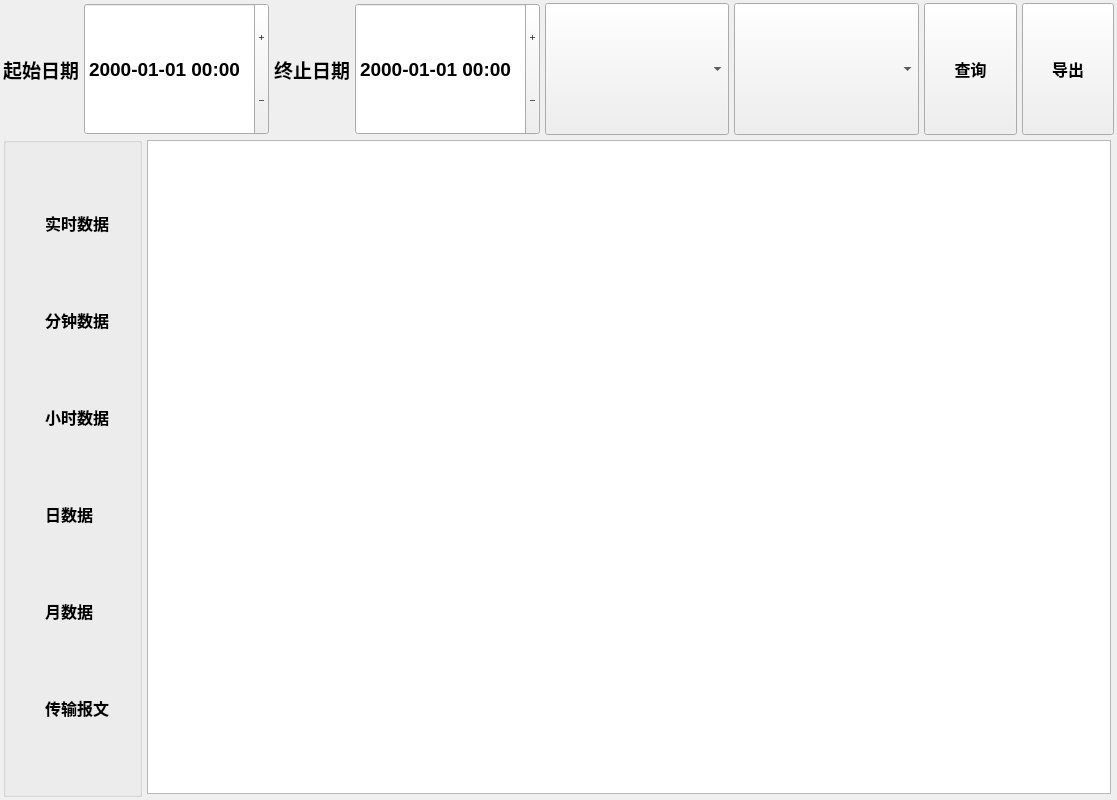
<?xml version="1.0" encoding="UTF-8"?>
<ui version="4.0">
 <class>DataQuery</class>
 <widget class="QWidget" name="DataQuery">
  <property name="geometry">
   <rect>
    <x>0</x>
    <y>0</y>
    <width>1117</width>
    <height>800</height>
   </rect>
  </property>
  <property name="sizePolicy">
   <sizepolicy hsizetype="Expanding" vsizetype="Expanding">
    <horstretch>0</horstretch>
    <verstretch>0</verstretch>
   </sizepolicy>
  </property>
  <property name="minimumSize">
   <size>
    <width>1000</width>
    <height>0</height>
   </size>
  </property>
  <property name="maximumSize">
   <size>
    <width>1117</width>
    <height>16777215</height>
   </size>
  </property>
  <property name="windowTitle">
   <string>Form</string>
  </property>
  <layout class="QVBoxLayout" name="verticalLayout" stretch="1,5">
   <property name="spacing">
    <number>2</number>
   </property>
   <property name="leftMargin">
    <number>3</number>
   </property>
   <property name="topMargin">
    <number>3</number>
   </property>
   <property name="rightMargin">
    <number>3</number>
   </property>
   <property name="bottomMargin">
    <number>3</number>
   </property>
   <item>
    <layout class="QHBoxLayout" name="horizontalLayout" stretch="0,2,0,2,2,2,1,1">
     <property name="spacing">
      <number>5</number>
     </property>
     <item>
      <widget class="QLabel" name="label_2">
       <property name="font">
        <font>
         <pointsize>14</pointsize>
         <weight>75</weight>
         <bold>true</bold>
        </font>
       </property>
       <property name="text">
        <string>起始日期</string>
       </property>
      </widget>
     </item>
     <item>
      <widget class="QDateTimeEdit" name="startdt">
       <property name="sizePolicy">
        <sizepolicy hsizetype="Minimum" vsizetype="Preferred">
         <horstretch>0</horstretch>
         <verstretch>0</verstretch>
        </sizepolicy>
       </property>
       <property name="font">
        <font>
         <pointsize>14</pointsize>
         <weight>75</weight>
         <bold>true</bold>
        </font>
       </property>
       <property name="buttonSymbols">
        <enum>QAbstractSpinBox::PlusMinus</enum>
       </property>
       <property name="displayFormat">
        <string>yyyy-MM-dd HH:mm</string>
       </property>
      </widget>
     </item>
     <item>
      <widget class="QLabel" name="label_3">
       <property name="font">
        <font>
         <pointsize>14</pointsize>
         <weight>75</weight>
         <bold>true</bold>
        </font>
       </property>
       <property name="text">
        <string>终止日期</string>
       </property>
      </widget>
     </item>
     <item>
      <widget class="QDateTimeEdit" name="enddt">
       <property name="sizePolicy">
        <sizepolicy hsizetype="Minimum" vsizetype="Preferred">
         <horstretch>0</horstretch>
         <verstretch>0</verstretch>
        </sizepolicy>
       </property>
       <property name="font">
        <font>
         <pointsize>14</pointsize>
         <weight>75</weight>
         <bold>true</bold>
        </font>
       </property>
       <property name="buttonSymbols">
        <enum>QAbstractSpinBox::PlusMinus</enum>
       </property>
       <property name="displayFormat">
        <string>yyyy-MM-dd HH:mm</string>
       </property>
      </widget>
     </item>
     <item>
      <widget class="QComboBox" name="factorname">
       <property name="sizePolicy">
        <sizepolicy hsizetype="Preferred" vsizetype="Preferred">
         <horstretch>0</horstretch>
         <verstretch>0</verstretch>
        </sizepolicy>
       </property>
      </widget>
     </item>
     <item>
      <widget class="QComboBox" name="deviceaddr">
       <property name="sizePolicy">
        <sizepolicy hsizetype="Preferred" vsizetype="Preferred">
         <horstretch>0</horstretch>
         <verstretch>0</verstretch>
        </sizepolicy>
       </property>
      </widget>
     </item>
     <item>
      <widget class="QPushButton" name="query">
       <property name="sizePolicy">
        <sizepolicy hsizetype="Minimum" vsizetype="Preferred">
         <horstretch>0</horstretch>
         <verstretch>0</verstretch>
        </sizepolicy>
       </property>
       <property name="font">
        <font>
         <pointsize>12</pointsize>
         <weight>75</weight>
         <bold>true</bold>
        </font>
       </property>
       <property name="text">
        <string>查询</string>
       </property>
      </widget>
     </item>
     <item>
      <widget class="QPushButton" name="btn_export">
       <property name="sizePolicy">
        <sizepolicy hsizetype="Minimum" vsizetype="Preferred">
         <horstretch>0</horstretch>
         <verstretch>0</verstretch>
        </sizepolicy>
       </property>
       <property name="font">
        <font>
         <pointsize>12</pointsize>
         <weight>75</weight>
         <bold>true</bold>
        </font>
       </property>
       <property name="text">
        <string>导出</string>
       </property>
      </widget>
     </item>
    </layout>
   </item>
   <item>
    <layout class="QHBoxLayout" name="horizontalLayout_2" stretch="1,7">
     <property name="spacing">
      <number>2</number>
     </property>
     <item>
      <widget class="QGroupBox" name="groupBox">
       <property name="title">
        <string/>
       </property>
       <property name="flat">
        <bool>false</bool>
       </property>
       <property name="checkable">
        <bool>false</bool>
       </property>
       <layout class="QVBoxLayout" name="verticalLayout_2" stretch="1,1,1,1,1,1">
        <property name="spacing">
         <number>3</number>
        </property>
        <property name="leftMargin">
         <number>3</number>
        </property>
        <property name="topMargin">
         <number>2</number>
        </property>
        <property name="rightMargin">
         <number>3</number>
        </property>
        <property name="bottomMargin">
         <number>2</number>
        </property>
        <item>
         <widget class="QCheckBox" name="ck_rtk">
          <property name="font">
           <font>
            <pointsize>12</pointsize>
            <weight>75</weight>
            <bold>true</bold>
           </font>
          </property>
          <property name="styleSheet">
           <string notr="true">QCheckBox{
	border: none;/*最外层边框*/
}
QCheckBox::indicator{/*选择框尺寸*/
    background-color: rgba(0, 0, 0, 0);
	color:black;
    border: 0px solid #b1b1b1;
	width: 30px;
	height: 32px;
}
QCheckBox:enabled:checked{
        color: rgb(10, 160, 0);
}
QCheckBox:enabled:!checked{
        color: rgb(0, 0, 0);

}
QCheckBox:!enabled{
	color: rgb(80, 80, 80);
}
 
QCheckBox::indicator:unchecked {
    image:url(&quot;:/new/images/image/Off.png&quot;)
}

QCheckBox::indicator:checked {
    image:url(&quot;:/new/images/image/On.png&quot;)
}
</string>
          </property>
          <property name="text">
           <string>实时数据</string>
          </property>
          <property name="autoExclusive">
           <bool>true</bool>
          </property>
         </widget>
        </item>
        <item>
         <widget class="QCheckBox" name="ck_min">
          <property name="font">
           <font>
            <pointsize>12</pointsize>
            <weight>75</weight>
            <bold>true</bold>
           </font>
          </property>
          <property name="styleSheet">
           <string notr="true">QCheckBox{
	border: none;/*最外层边框*/
}
QCheckBox::indicator{/*选择框尺寸*/
    background-color: rgba(0, 0, 0, 0);
	color:black;
    border: 0px solid #b1b1b1;
	width: 30px;
	height: 32px;
}
QCheckBox:enabled:checked{
        color: rgb(10, 160, 0);
}
QCheckBox:enabled:!checked{
        color: rgb(0, 0, 0);

}
QCheckBox:!enabled{
	color: rgb(80, 80, 80);
}
 
QCheckBox::indicator:unchecked {
    image:url(&quot;:/new/images/image/Off.png&quot;)
}

QCheckBox::indicator:checked {
    image:url(&quot;:/new/images/image/On.png&quot;)
}
</string>
          </property>
          <property name="text">
           <string>分钟数据</string>
          </property>
          <property name="autoExclusive">
           <bool>true</bool>
          </property>
         </widget>
        </item>
        <item>
         <widget class="QCheckBox" name="ck_hour">
          <property name="font">
           <font>
            <pointsize>12</pointsize>
            <weight>75</weight>
            <bold>true</bold>
           </font>
          </property>
          <property name="styleSheet">
           <string notr="true">QCheckBox{
	border: none;/*最外层边框*/
}
QCheckBox::indicator{/*选择框尺寸*/
    background-color: rgba(0, 0, 0, 0);
	color:black;
    border: 0px solid #b1b1b1;
	width: 30px;
	height: 32px;
}
QCheckBox:enabled:checked{
        color: rgb(10, 160, 0);
}
QCheckBox:enabled:!checked{
        color: rgb(0, 0, 0);

}
QCheckBox:!enabled{
	color: rgb(80, 80, 80);
}
 
QCheckBox::indicator:unchecked {
    image:url(&quot;:/new/images/image/Off.png&quot;)
}

QCheckBox::indicator:checked {
    image:url(&quot;:/new/images/image/On.png&quot;)
}
</string>
          </property>
          <property name="text">
           <string>小时数据</string>
          </property>
          <property name="autoExclusive">
           <bool>true</bool>
          </property>
         </widget>
        </item>
        <item>
         <widget class="QCheckBox" name="ck_day">
          <property name="font">
           <font>
            <pointsize>12</pointsize>
            <weight>75</weight>
            <bold>true</bold>
           </font>
          </property>
          <property name="styleSheet">
           <string notr="true">QCheckBox{
	border: none;/*最外层边框*/
}
QCheckBox::indicator{/*选择框尺寸*/
    background-color: rgba(0, 0, 0, 0);
	color:black;
    border: 0px solid #b1b1b1;
	width: 30px;
	height: 32px;
}
QCheckBox:enabled:checked{
        color: rgb(10, 160, 0);
}
QCheckBox:enabled:!checked{
        color: rgb(0, 0, 0);

}
QCheckBox:!enabled{
	color: rgb(80, 80, 80);
}
 
QCheckBox::indicator:unchecked {
    image:url(&quot;:/new/images/image/Off.png&quot;)
}

QCheckBox::indicator:checked {
    image:url(&quot;:/new/images/image/On.png&quot;)
}
</string>
          </property>
          <property name="text">
           <string>日数据</string>
          </property>
          <property name="autoExclusive">
           <bool>true</bool>
          </property>
         </widget>
        </item>
        <item>
         <widget class="QCheckBox" name="ck_month">
          <property name="font">
           <font>
            <pointsize>12</pointsize>
            <weight>75</weight>
            <bold>true</bold>
           </font>
          </property>
          <property name="styleSheet">
           <string notr="true">QCheckBox{
	border: none;/*最外层边框*/
}
QCheckBox::indicator{/*选择框尺寸*/
    background-color: rgba(0, 0, 0, 0);
	color:black;
    border: 0px solid #b1b1b1;
	width: 30px;
	height: 32px;
}
QCheckBox:enabled:checked{
        color: rgb(10, 160, 0);
}
QCheckBox:enabled:!checked{
        color: rgb(0, 0, 0);

}
QCheckBox:!enabled{
	color: rgb(80, 80, 80);
}
 
QCheckBox::indicator:unchecked {
    image:url(&quot;:/new/images/image/Off.png&quot;)
}

QCheckBox::indicator:checked {
    image:url(&quot;:/new/images/image/On.png&quot;)
}
</string>
          </property>
          <property name="text">
           <string>月数据</string>
          </property>
          <property name="autoExclusive">
           <bool>true</bool>
          </property>
         </widget>
        </item>
        <item>
         <widget class="QCheckBox" name="ck_trans">
          <property name="font">
           <font>
            <pointsize>12</pointsize>
            <weight>75</weight>
            <bold>true</bold>
           </font>
          </property>
          <property name="styleSheet">
           <string notr="true">QCheckBox{
	border: none;/*最外层边框*/
}
QCheckBox::indicator{/*选择框尺寸*/
    background-color: rgba(0, 0, 0, 0);
	color:black;
    border: 0px solid #b1b1b1;
	width: 30px;
	height: 32px;
}
QCheckBox:enabled:checked{
        color: rgb(10, 160, 0);
}
QCheckBox:enabled:!checked{
        color: rgb(0, 0, 0);

}
QCheckBox:!enabled{
	color: rgb(80, 80, 80);
}
 
QCheckBox::indicator:unchecked {
    image:url(&quot;:/new/images/image/Off.png&quot;)
}

QCheckBox::indicator:checked {
    image:url(&quot;:/new/images/image/On.png&quot;)
}
</string>
          </property>
          <property name="text">
           <string>传输报文</string>
          </property>
          <property name="autoExclusive">
           <bool>true</bool>
          </property>
         </widget>
        </item>
       </layout>
      </widget>
     </item>
     <item>
      <widget class="QStackedWidget" name="tableStack">
       <widget class="QWidget" name="pagertk">
        <layout class="QVBoxLayout" name="verticalLayout_3" stretch="8">
         <property name="spacing">
          <number>3</number>
         </property>
         <property name="leftMargin">
          <number>3</number>
         </property>
         <property name="topMargin">
          <number>3</number>
         </property>
         <property name="rightMargin">
          <number>3</number>
         </property>
         <property name="bottomMargin">
          <number>3</number>
         </property>
         <item>
          <widget class="QTableWidget" name="tablertk"/>
         </item>
        </layout>
       </widget>
       <widget class="QWidget" name="pagemin">
        <layout class="QVBoxLayout" name="verticalLayout_4">
         <property name="spacing">
          <number>3</number>
         </property>
         <property name="leftMargin">
          <number>3</number>
         </property>
         <property name="topMargin">
          <number>3</number>
         </property>
         <property name="rightMargin">
          <number>3</number>
         </property>
         <property name="bottomMargin">
          <number>3</number>
         </property>
         <item>
          <widget class="QTableWidget" name="tablemin"/>
         </item>
        </layout>
       </widget>
       <widget class="QWidget" name="pagehour">
        <layout class="QVBoxLayout" name="verticalLayout_5">
         <property name="spacing">
          <number>3</number>
         </property>
         <property name="leftMargin">
          <number>3</number>
         </property>
         <property name="topMargin">
          <number>3</number>
         </property>
         <property name="rightMargin">
          <number>3</number>
         </property>
         <property name="bottomMargin">
          <number>3</number>
         </property>
         <item>
          <widget class="QTableWidget" name="tablehour"/>
         </item>
        </layout>
       </widget>
       <widget class="QWidget" name="pageday">
        <layout class="QVBoxLayout" name="verticalLayout_6">
         <property name="spacing">
          <number>3</number>
         </property>
         <property name="leftMargin">
          <number>3</number>
         </property>
         <property name="topMargin">
          <number>3</number>
         </property>
         <property name="rightMargin">
          <number>3</number>
         </property>
         <property name="bottomMargin">
          <number>3</number>
         </property>
         <item>
          <widget class="QTableWidget" name="tableday"/>
         </item>
        </layout>
       </widget>
       <widget class="QWidget" name="pagemonth">
        <layout class="QVBoxLayout" name="verticalLayout_7">
         <property name="spacing">
          <number>3</number>
         </property>
         <property name="leftMargin">
          <number>3</number>
         </property>
         <property name="topMargin">
          <number>3</number>
         </property>
         <property name="rightMargin">
          <number>3</number>
         </property>
         <property name="bottomMargin">
          <number>3</number>
         </property>
         <item>
          <widget class="QTableWidget" name="tablemonth"/>
         </item>
        </layout>
       </widget>
       <widget class="QWidget" name="pagetrans">
        <layout class="QVBoxLayout" name="verticalLayout_8">
         <property name="spacing">
          <number>3</number>
         </property>
         <property name="leftMargin">
          <number>3</number>
         </property>
         <property name="topMargin">
          <number>3</number>
         </property>
         <property name="rightMargin">
          <number>3</number>
         </property>
         <property name="bottomMargin">
          <number>3</number>
         </property>
         <item>
          <widget class="QTableWidget" name="tabletrans"/>
         </item>
        </layout>
       </widget>
      </widget>
     </item>
    </layout>
   </item>
  </layout>
 </widget>
 <resources/>
 <connections/>
</ui>
